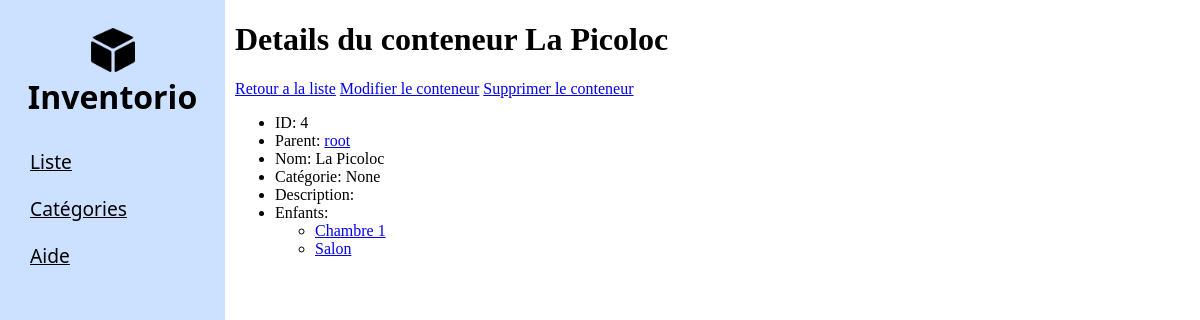
Page /liste/4/ on the earlier database version.
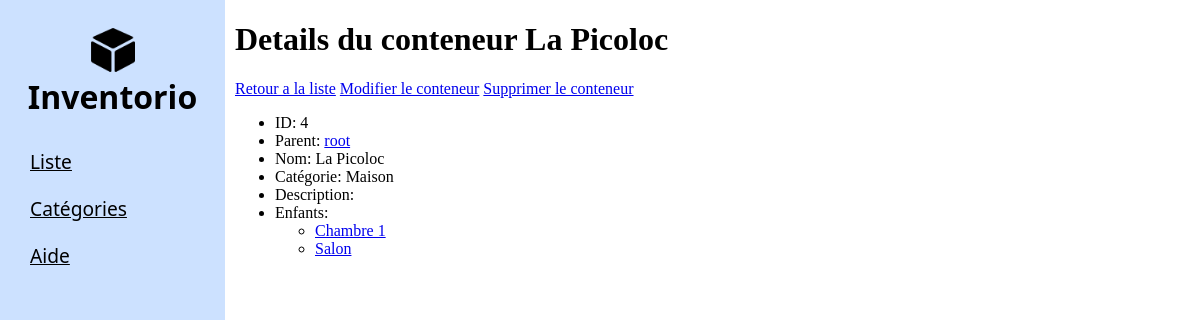
Same page on the later database version.
### inventaire/models.py (models this page shows, shortened)
class Conteneur(models.Model):
    name = models.fields.CharField(max_length=100)
    categorie = models.ForeignKey('Categorie',
                                  null=True,
                                  blank=True,
                                  default=None,
                                  on_delete=models.SET_DEFAULT,
                                  related_name='conteneur')
    parent = models.ForeignKey('self',
                               null=True,
                               blank=True,
                               default=None,
                               on_delete=models.SET_DEFAULT,
                               related_name='child')
    def get_first_child(self):
        return self.child.first()
    def get_child(self):
        return self.child.all()
    def __str__(self):
        return f'{self.name}'

class Categorie(models.Model):
    name = models.fields.CharField(max_length=100)
    description = models.CharField(max_length=300,
                                   null=True,
                                   blank=True)
    def __str__(self):
        return f'{self.name}'

### inventaire/views.py (the view)
# urls.py: path('liste/<int:id>/', views.conteneur_detail, name='conteneur-detail'),
def conteneur_detail(request, id):
    conteneur = Conteneur.objects.get(id=id)
    start_tree_child = conteneur.get_first_child()
    return render(request,
                  'liste/conteneur_detail.html',
                  {'conteneur': conteneur,
                   'root': conteneur,
                   'include_root': False})

### inventaire/templates/liste/conteneur_detail.html
{% extends 'liste/liste.html' %}
{% block content %}
    <h1>Details du conteneur {{ conteneur.name }}</h1>
    <a href="{% url 'liste-tree' %}">Retour a la liste</a>
    <a href="{% url 'conteneur-update' conteneur.id %}">Modifier le conteneur</a>
    <a href="{% url 'conteneur-delete' conteneur.id %}">Supprimer le conteneur</a>
    <ul>
        <li>ID: {{ conteneur.id }}</li>
        {% if conteneur.parent %}
            <li>Parent: <a href="{% url 'conteneur-detail' conteneur.parent.id %}"> {{ conteneur.parent }}</a></li>
        {% else %}
            <li>Root</li>
        {% endif %}
        <li>Nom: {{ conteneur.name }}</li>
        <li>Catégorie: {{ conteneur.categorie }}</li>
        <li>Description: {{ conteneur.description }}</li>
        <li>Enfants: </li>
        {% if conteneur.get_child %}
            {% include 'liste/tree_view/start_tree_view.html' %}
        {% endif %}
    </ul>
{% endblock %}

Differences in the rows shown:
changed Conteneur "La Picoloc": categorie "None" → "Maison"
